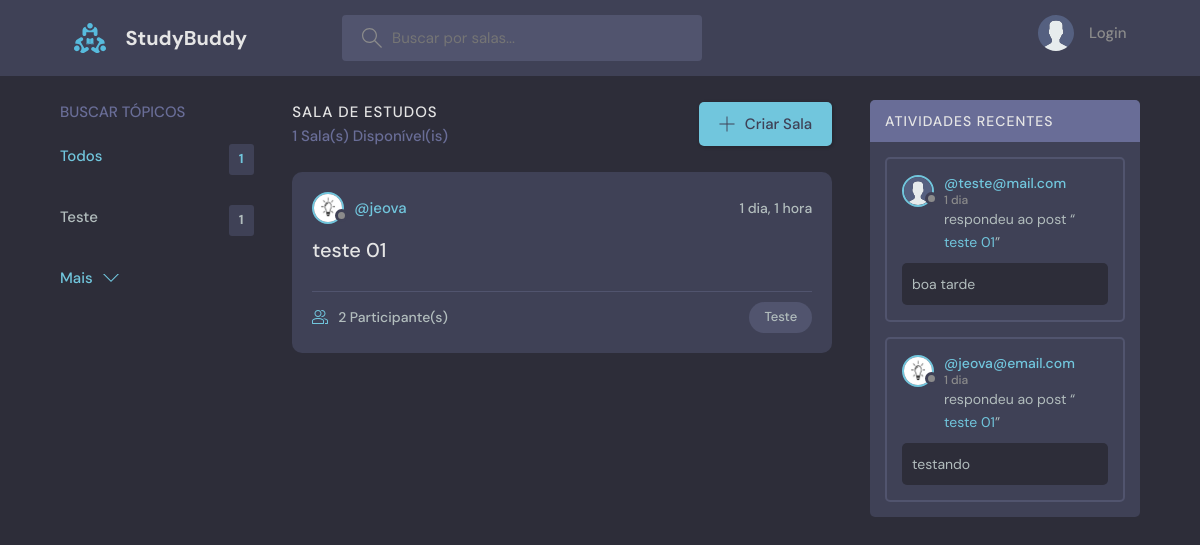
The page / on the database its author committed.
### base/models.py (models this page shows, shortened)
class Topic(models.Model):
    name = models.CharField(max_length=200)

class Room(models.Model):
    host = models.ForeignKey(User, on_delete=models.SET_NULL, null=True)
    topic = models.ForeignKey(Topic, on_delete=models.SET_NULL, null=True)
    name = models.CharField(max_length=200)
    description = models.TextField(null=True, blank=True)
    participants = models.ManyToManyField(User, related_name='participants', blank=True)
    updated = models.DateTimeField(auto_now=True)
    created = models.DateTimeField(auto_now_add=True)
    class Meta:
        ordering = ['-updated', 'created']
    def __str__(self):
        return self.name

class User(AbstractUser):
    name = models.CharField("nome", max_length=200, null=True)
    email = models.EmailField(unique=True)
    bio = models.TextField(null=True)
    avatar = models.ImageField(null=True, default="avatar.svg")
    USERNAME_FIELD = 'email'
    REQUIRED_FIELDS = []

class Message(models.Model):
    user = models.ForeignKey(User, on_delete=models.CASCADE)
    room = models.ForeignKey(Room, on_delete=models.CASCADE)
    body = models.TextField()
    updated = models.DateTimeField(auto_now=True)
    created = models.DateTimeField(auto_now_add=True)
    class Meta:
        ordering = ['-updated', 'created']

### base/views.py (the view)
# urls.py: path("", views.home, name="home"),
def home(request):
    q = request.GET.get('q') if request.GET.get('q') != None else ''
    rooms = Room.objects.filter(
        Q(topic__name__icontains=q) |
        Q(name__icontains=q) |
        Q(description__icontains=q)
    )
    topics = Topic.objects.annotate(room_count=Count('room')).filter(room_count__gt=0)[:3]
    room_count = rooms.count()
    roomMessages = Message.objects.filter(Q(room__topic__name__icontains=q))
    context = {'rooms': rooms, 'topics': topics, 'room_count': room_count, 'roomMessages':roomMessages}
    return render(request, "base/home.html", context)

### templates/base/home.html (shortened to what this page needs)
{% extends 'main.html' %}
{% block content %}
<main class="layout layout--3">
  <div class="container">
    {% include 'base/topics_component.html' %}
    <div class="roomList">
      <div class="roomList__header">
        <div>
          <h2>Sala de Estudos</h2>
          <p>{{rooms.count}} Sala(s) Disponível(is)</p>
        </div>
        <a class="btn btn--main" href="{% url 'create-room' %}">
          <svg version="1.1" xmlns="http://www.w3.org/2000/svg" width="32" height="32" viewBox="0 0 32 32">
            <title>add</title>
            <path
              d="M16.943 0.943h-1.885v14.115h-14.115v1.885h14.115v14.115h1.885v-14.115h14.115v-1.885h-14.115v-14.115z"
            ></path>
          </svg>
          Criar Sala
        </a>
      </div>
      {% include 'base/feed_component.html' %}
    </div>
     {% include 'base/activity_component.html' %}
  </div>
</main>
{% endblock content %}

### templates/base/topics_component.html
<div class="topics">
    <div class="topics__header">
        <h2>Buscar Tópicos</h2>
    </div>
    <ul class="topics__list">
        <li>
            <a href="{% url 'home' %}" class="active">Todos <span>{{topics.count}}</span></a>
        </li>
        {% for topic in topics %}
        <li>
            <a href="{% url 'home' %}?q={{topic.name}}">{{topic.name}} <span>{{topic.room_set.all.count}}</span></a>
        </li>
        {% endfor %}
    </ul>
    <a class="btn btn--link" href="{% url 'topics' %}">
        Mais
        <svg version="1.1" xmlns="http://www.w3.org/2000/svg" width="32" height="32" viewBox="0 0 32 32">
            <title>chevron-down</title>
            <path d="M16 21l-13-13h-3l16 16 16-16h-3l-13 13z"></path>
        </svg>
    </a>
</div>

### templates/base/feed_component.html (shortened to what this page needs)
{% for room in rooms %}
<div class="roomListRoom">
  <div class="roomListRoom__header">
    <a href="{% url 'user-profile' room.host.id %}" class="roomListRoom__author">
      <div class="avatar avatar--small">
        <img src="{{room.host.avatar.url}}" />
      </div>
      <span>@{{room.host.username}}</span>
    </a>
    <div class="roomListRoom__actions">
      <span>{{room.created|timesince}}</span>
    </div>
  </div>
  <div class="roomListRoom__content">
    <a href="{% url 'room' room.id %}">{{room.name}}</a>
  </div>
  <div class="roomListRoom__meta">
    <a href="{% url 'room' room.id %}" class="roomListRoom__joined">
      {{room.participants.all.count}} Participante(s)
    </a>
    <p class="roomListRoom__topic">{{room.topic.name}}</p>
  </div>
</div>
{% endfor %}

### templates/base/activity_component.html (shortened to what this page needs)
<div class="activities">
    <div class="activities__header">
        <h2>Atividades Recentes</h2>
    </div>
    {% for message in roomMessages %}
    <div class="activities__box">
        <div class="activities__boxHeader roomListRoom__header">
            <a href="{% url 'user-profile' message.user.id %}" class="roomListRoom__author">
                <div class="avatar avatar--small">
                    <img src="{{message.user.avatar.url}}" />
                </div>
                <p>
                    @{{message.user}}
                    <span>{{message.created|timesince}}</span>
                </p>
            </a>
        </div>
        <div class="activities__boxContent">
            <p>respondeu ao post “<a href="{% url 'room' message.room.id %}">{{message.room}}</a>”</p>
            <div class="activities__boxRoomContent">
                {{message.body}}
            </div>
        </div>
    </div>
    {% endfor %}
</div>

### rows shown on the page
Topic: name "Teste", room_set.all.count "1"
Room: host.avatar (picture), host.username "jeova", created "1 dia, 1 hora", name "teste 01", participants.all.count "2", topic.name "Teste"
Message: user.avatar (placeholder picture), user "teste@mail.com", created "1 dia", room "teste 01", body "boa tarde"
Message: user.avatar (picture), user "jeova@email.com", created "1 dia", room "teste 01", body "testando"

### other values the page prints
{{ topics.count }} "1"
{{ rooms.count }} "1"
